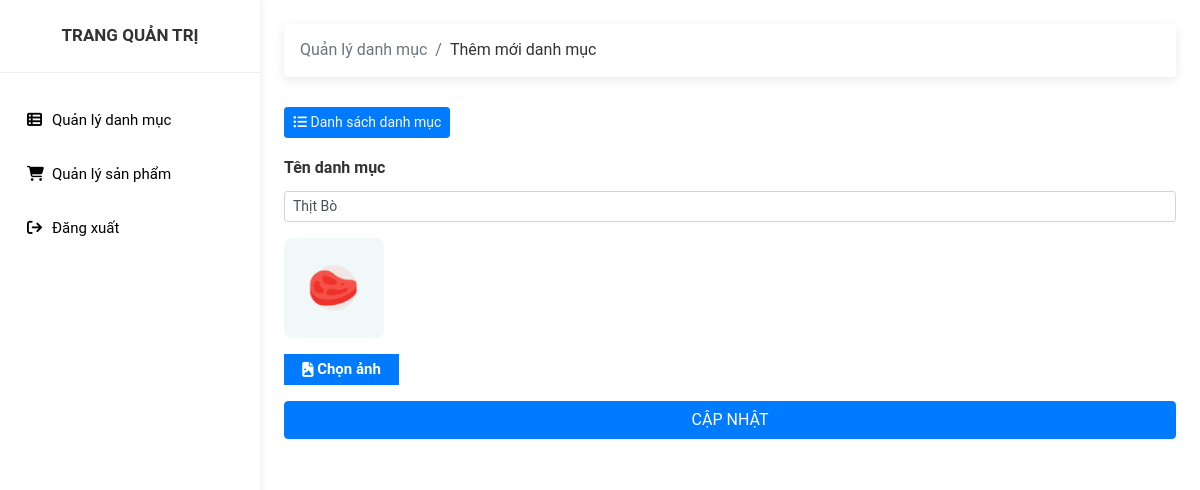
Page /editcategory.php?id=11 on the committed database.
### tables this page shows
CREATE TABLE `category` (
  `cat_id` int(11) NOT NULL,
  `tendanhmuc` varchar(50) NOT NULL,
  `hinhanh` varchar(100) NOT NULL,
  `ngaytao` datetime NOT NULL,
  `ngaycapnhat` datetime NOT NULL
);

### editcategory.php (the view, shortened to what this page needs)
<!DOCTYPE html>
<html lang="en">
<head>
    <link rel="stylesheet" href="https://cdn.jsdelivr.net/npm/bootstrap@4.3.1/dist/css/bootstrap.min.css">
    <link rel="stylesheet" href="https://cdnjs.cloudflare.com/ajax/libs/font-awesome/6.4.2/css/all.min.css" />
    <link rel="stylesheet" href="./css/admin.css">
</head>
<body>
    <?php
        include 'connect.php';
        $id = $_GET['id'];
        $sql = "SELECT * FROM `category` WHERE cat_id = $id";
        $stsm = $conn ->prepare($sql);
        $stsm->execute();
        $rows = $stsm->fetch(PDO::FETCH_ASSOC);
    ?>
    <div class="wrapper">
        <nav id="sidebar">
            <div class="sidebar-header">
                <h3 class="text-center">
                    <a class="text-decoration-none" href="#">
                        <span class="font-weight-bold">Trang quản trị</span>
                    </a>
                </h3>
            </div>
            <ul class="list-unstyled components">
                <li class="dropdown">
                    <a href="./category.php">
                        <i class="fa-solid fa-table-list"></i><span>Quản lý danh mục</span>
                    </a>
                </li>
                <li class="dropdown">
                    <a href="index.php?req=product">
                        <i class="fa-solid fa-cart-shopping"></i><span>Quản lý sản phẩm</span>
                    </a>
                </li>
                <li>
                    <a href="./index.php">
                        <i class="fa-solid fa-arrow-right-from-bracket"></i><span>Đăng xuất</span>
                    </a>
                </li>
            </ul>
        </nav>
        <div class="p-4">
            <nav aria-label="breadcrumb">
                <ol class="breadcrumb">
                    <li class="breadcrumb-item active" aria-current="page">Quản lý danh mục</li>
                    <li style="color: #333333;" class="breadcrumb-item" aria-current="page">Thêm mới danh mục</li>
                </ol>
            </nav>
            <a class="text-light text-decoration-none btn btn-primary btn-sm mb-3" href="./category.php">
                <i class="fa-solid fa-list-ul"></i> Danh sách danh mục
            </a>
            <form action="" method="POST" enctype="multipart/form-data">
                <div class="form-group">
                    <label style="color: #333333;" for="categoryName">Tên danh mục</label>
                    <input type="text" name="categoryName" id="categoryName" class="form-control form-control-sm" value="<?php echo $rows['tendanhmuc'];?>">
                </div>
                <div class="form-group d-flex align-items-center">
                    <div>
                        <img src="./uploads/<?php echo $rows['hinhanh'];?>" alt="" width="100" height="100">
                        <label for="image" class="form-label label-for-file mt-3">
                            <i class="fa-solid fa-file-image"></i>&nbsp;Chọn ảnh
                        </label>
                    </div>
                </div>
                <input type="submit" class="btn btn-primary btn-block" name="submit" value="CẬP NHẬT" />
            </form>
        </div>
    </div>
</body>
</html>

### css/admin.css (style rules this page uses)
body, html { line-height: 1.8; font-family: "Roboto", sans-serif; color: #ffffff; text-rendering: optimizeLegibility !important; -webkit-font-smoothing: antialiased !important; font-weight: 400; margin: 0px; padding: 0px; }
h1, h2, h3, h4, h5, h6, .h1, .h2, .h3, .h4 { font-weight: 400; line-height: 1.5em; }
a { color: #333; font-weight: 400; }
ul, ol { padding: 0; margin: 0px; list-style: none; }
a, a:hover, a:focus { color: #333; text-decoration: none; transition: all 0.3s; }
.breadcrumb { box-shadow: rgba(0, 0, 0, 0.09) 0px 3px 12px; margin-bottom: 30px; background-color: #ffffff !important; }
.wrapper { position: relative; width: 100%; overflow: auto; }
#sidebar { position: fixed; height: 100vh !important; top: 0; bottom: 0; left: 0; z-index: 11; width: 260px; overflow: auto; transition: all 0.3s; background: #ffffff; box-shadow: rgba(17, 17, 26, 0.05) 0px 1px 0px, rgba(17, 17, 26, 0.1) 0px 0px 8px; }
#sidebar .sidebar-header { padding: 23px; background-color: #ffffff; border-bottom: 1px solid #eee; }
.sidebar-header h3 { color: #333; font-size: 17px; margin: 0px; text-transform: uppercase; transition: all 0.5s ease; font-weight: 600; }
#sidebar ul li { padding: 2px 7px; }
#sidebar ul.components { padding: 20px 0; }
#sidebar ul li a { padding: 10px; line-height: 30px; border-radius: 5px; font-size: 15px; position: relative; font-weight: 400; display: block; }
#sidebar ul li a span { color: #000; display: inline-block; }
#sidebar ul li a i { position: relative; margin: 0 10px; color: #000000; width: 15px; }
label { font-weight: 600; }
.label-for-file { color: #fff; height: 31px; width: 115px; background-color: #007bff; margin: 0; font-size: 15px; display: flex; justify-content: center; align-items: center; }
.p-4 { margin-left: 260px; }

### rows in the picture
category: categoryName "Thịt Bò", hinhanh (picture)
